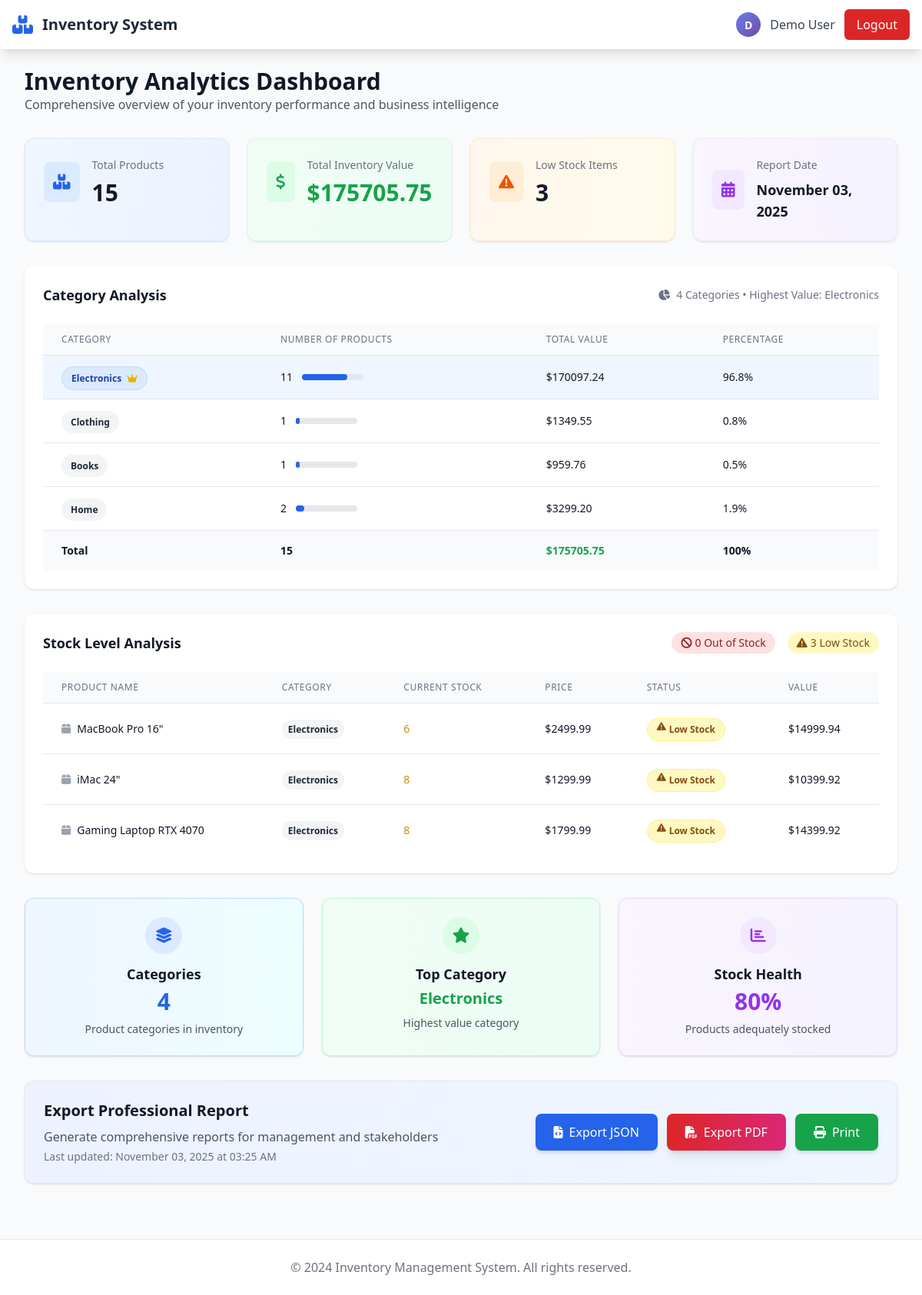
Page /report (signed in) on the earlier database version.
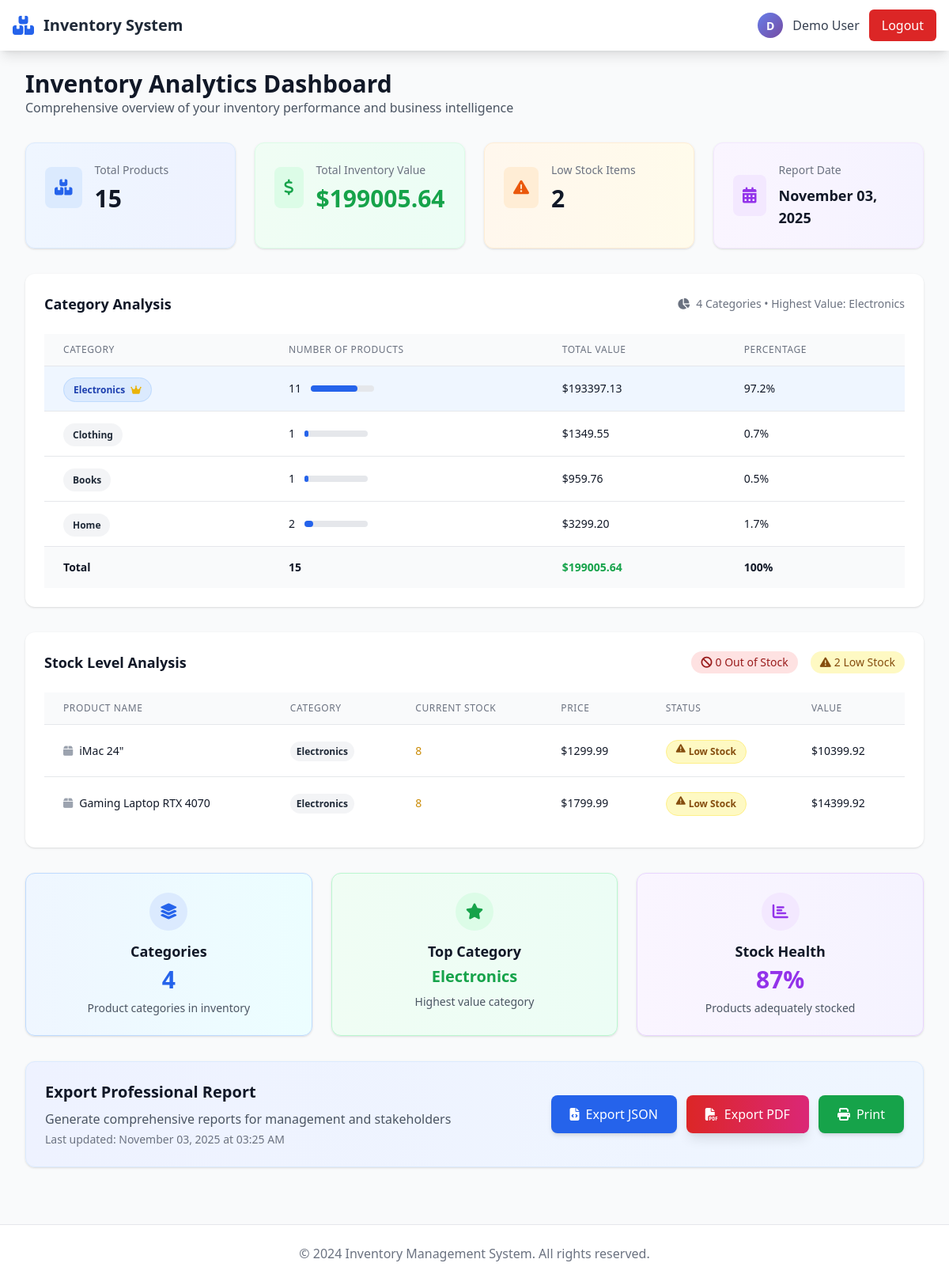
Same page on the later database version.
### app.py (models this page shows)
class Product(db.Model):
    __tablename__ = 'products'
    id = db.Column(db.Integer, primary_key=True)
    name = db.Column(db.String(100), nullable=False)
    category = db.Column(db.String(50), nullable=False)
    price = db.Column(db.Float, nullable=False)
    quantity = db.Column(db.Integer, nullable=False)
    description = db.Column(db.Text)
    created_at = db.Column(db.DateTime, default=datetime.utcnow)
    updated_at = db.Column(db.DateTime, default=datetime.utcnow, onupdate=datetime.utcnow)

### app.py (the view)
@app.route('/report')
def report():
    if 'user_id' not in session:
        return redirect(url_for('login'))
    products = Product.query.all()
    total_count = len(products)
    total_value = sum(p.price * p.quantity for p in products)
    categories = {}
    for p in products:
        if p.category not in categories:
            categories[p.category] = {'count': 0, 'value': 0}
        categories[p.category]['count'] += 1
        categories[p.category]['value'] += p.price * p.quantity
    low_stock_items = Product.query.filter(Product.quantity < 10).all()
    low_stock_items_dict = []
    for item in low_stock_items:
        low_stock_items_dict.append({
            'id': item.id,
            'name': item.name,
            'category': item.category,
            'price': float(item.price),
            'quantity': item.quantity,
            'description': item.description
        })
    highest_value_category = ['', {'value': 0}]
    if categories:
        highest_value_category = max(categories.items(), key=lambda x: x[1]['value'])
    category_stats = {
        'count': len(categories),
        'highest_value': {
            'name': highest_value_category[0],
            'value': highest_value_category[1]['value']
        },
        'total_value': total_value
    }
    low_stock_stats = {
        'total': len(low_stock_items),
        'out_of_stock': len([p for p in low_stock_items if p.quantity == 0]),
        'low_stock': len([p for p in low_stock_items if p.quantity > 0 and p.quantity < 10])
    }
    return render_template(
        'report.html',
        total_count=total_count,
        total_value=total_value,
        categories=categories,
        low_stock_items=low_stock_items,
        low_stock_items_dict=low_stock_items_dict,
        now=datetime.now(),
        category_stats=category_stats,
        low_stock_stats=low_stock_stats,
        highest_value_category=highest_value_category
    )

### templates/report.html (shortened to what the changed rows need)
{% extends "base.html" %}
{% block content %}
<div class="space-y-8" id="report-content">
    <div class="mb-8">
        <h1 class="text-3xl font-bold text-gray-900">Inventory Analytics Dashboard</h1>
    </div>
    <div class="grid grid-cols-1 md:grid-cols-4 gap-6">
        <div class="bg-gradient-to-r from-green-50 to-emerald-50 p-6 rounded-xl shadow border border-green-100">
            <div class="flex items-center">
                <div>
                    <h3 class="text-sm text-gray-500 mb-2">Total Inventory Value</h3>
                    <p class="text-3xl font-bold text-green-600">${{ "%.2f"|format(total_value) }}</p>
                </div>
            </div>
        </div>
        <div class="bg-gradient-to-r from-orange-50 to-amber-50 p-6 rounded-xl shadow border border-orange-100">
            <div class="flex items-center">
                <div>
                    <h3 class="text-sm text-gray-500 mb-2">Low Stock Items</h3>
                    <p class="text-3xl font-bold text-gray-900">{{ low_stock_stats.total }}</p>
                </div>
            </div>
        </div>
    </div>
    <div class="bg-white rounded-xl shadow p-6">
        <div class="flex justify-between items-center mb-6">
            <h2 class="text-lg font-semibold text-gray-900">Category Analysis</h2>
            <div class="flex items-center text-sm text-gray-500">
                <i class="fas fa-chart-pie mr-2"></i>
                <span>{{ category_stats.count }} Categories • Highest Value: {{ highest_value_category[0] }}</span>
            </div>
        </div>
        <div class="overflow-x-auto">
            <table class="min-w-full divide-y divide-gray-200">
                <thead class="bg-gray-50">
                    <tr>
                        <th class="px-6 py-3 text-left text-xs font-medium text-gray-500 uppercase tracking-wider">Category</th>
                        <th class="px-6 py-3 text-left text-xs font-medium text-gray-500 uppercase tracking-wider">Number of Products</th>
                        <th class="px-6 py-3 text-left text-xs font-medium text-gray-500 uppercase tracking-wider">Total Value</th>
                        <th class="px-6 py-3 text-left text-xs font-medium text-gray-500 uppercase tracking-wider">Percentage</th>
                    </tr>
                </thead>
                <tbody class="bg-white divide-y divide-gray-200">
                    {% for category, data in categories.items() %}
                    <tr class="hover:bg-gray-50 transition-colors {% if category == highest_value_category[0] %}bg-blue-50{% endif %}">
                        <td class="px-6 py-4 whitespace-nowrap">
                            <span class="px-3 py-1.5 text-xs font-semibold rounded-full
                                {% if category == highest_value_category[0] %}bg-blue-100 text-blue-800 border border-blue-200
                                {% else %}bg-gray-100 text-gray-800{% endif %}">
                                {{ category or 'Uncategorized' }}
                                {% if category == highest_value_category[0] %}
                                <i class="fas fa-crown ml-1 text-yellow-500"></i>
                                {% endif %}
                            </span>
                        </td>
                        <td class="px-6 py-4 whitespace-nowrap text-sm text-gray-900">
                            <div class="flex items-center">
                                <span class="mr-3 font-medium">{{ data.count }}</span>
                                <div class="w-20 bg-gray-200 rounded-full h-2">
                                    <div class="bg-blue-600 h-2 rounded-full" style="width: {{ (data.count / total_count * 100) if total_count > 0 else 0 }}%"></div>
                                </div>
                            </div>
                        </td>
                        <td class="px-6 py-4 whitespace-nowrap text-sm font-medium text-gray-900">${{ "%.2f"|format(data.value) }}</td>
                        <td class="px-6 py-4 whitespace-nowrap text-sm text-gray-900">
                            {{ "%.1f"|format((data.value / total_value * 100) if total_value > 0 else 0) }}%
                        </td>
                    </tr>
                    {% endfor %}
                </tbody>
                <tfoot class="bg-gray-50">
                    <tr>
                        <td class="px-6 py-4 whitespace-nowrap text-sm font-semibold text-gray-900">Total</td>
                        <td class="px-6 py-4 whitespace-nowrap text-sm font-semibold text-gray-900">{{ total_count }}</td>
                        <td class="px-6 py-4 whitespace-nowrap text-sm font-semibold text-green-600">${{ "%.2f"|format(total_value) }}</td>
                        <td class="px-6 py-4 whitespace-nowrap text-sm font-semibold text-gray-900">100%</td>
                    </tr>
                </tfoot>
            </table>
        </div>
    </div>
    <div class="bg-white rounded-xl shadow p-6">
        <div class="flex justify-between items-center mb-6">
            <h2 class="text-lg font-semibold text-gray-900">Stock Level Analysis</h2>
            {% if low_stock_items %}
            <div class="flex items-center space-x-4 text-sm">
                <span class="bg-red-100 text-red-800 px-3 py-1 rounded-full">
                    <i class="fas fa-ban mr-1"></i>{{ low_stock_stats.out_of_stock }} Out of Stock
                </span>
                <span class="bg-yellow-100 text-yellow-800 px-3 py-1 rounded-full">
                    <i class="fas fa-exclamation-triangle mr-1"></i>{{ low_stock_stats.low_stock }} Low Stock
                </span>
            </div>
            {% endif %}
        </div>
        {% if low_stock_items %}
        <div class="overflow-x-auto">
            <table class="min-w-full divide-y divide-gray-200">
                <thead class="bg-gray-50">
                    <tr>
                        <th class="px-6 py-3 text-left text-xs font-medium text-gray-500 uppercase tracking-wider">Product Name</th>
                        <th class="px-6 py-3 text-left text-xs font-medium text-gray-500 uppercase tracking-wider">Category</th>
                        <th class="px-6 py-3 text-left text-xs font-medium text-gray-500 uppercase tracking-wider">Current Stock</th>
                        <th class="px-6 py-3 text-left text-xs font-medium text-gray-500 uppercase tracking-wider">Price</th>
                        <th class="px-6 py-3 text-left text-xs font-medium text-gray-500 uppercase tracking-wider">Status</th>
                        <th class="px-6 py-3 text-left text-xs font-medium text-gray-500 uppercase tracking-wider">Value</th>
                    </tr>
                </thead>
                <tbody class="bg-white divide-y divide-gray-200">
                    {% for product in low_stock_items %}
                    <tr class="hover:bg-red-50 transition-colors {% if product.quantity == 0 %}bg-red-50{% endif %}">
                        <td class="px-6 py-4 whitespace-nowrap text-sm font-medium text-gray-900">
                            <div class="flex items-center">
                                <i class="fas fa-box mr-2 text-gray-400"></i>
                                {{ product.name }}
                            </div>
                        </td>
                        <td class="px-6 py-4 whitespace-nowrap text-sm text-gray-900">
                            <span class="px-2 py-1 text-xs font-semibold rounded-full bg-gray-100 text-gray-800">
                                {{ product.category or 'General' }}
                            </span>
                        </td>
                        <td class="px-6 py-4 whitespace-nowrap text-sm text-gray-900">
                            <div class="flex items-center">
                                <span class="mr-2 font-medium {% if product.quantity == 0 %}text-red-600{% else %}text-yellow-600{% endif %}">
                                    {{ product.quantity }}
                                </span>
                            </div>
                        </td>
                        <td class="px-6 py-4 whitespace-nowrap text-sm text-gray-900">${{ "%.2f"|format(product.price) }}</td>
                        <td class="px-6 py-4 whitespace-nowrap">
                            {% if product.quantity == 0 %}
                            <span class="px-3 py-1 inline-flex text-xs leading-5 font-semibold rounded-full bg-red-100 text-red-800 border border-red-200">
                                <i class="fas fa-ban mr-1"></i> Out of Stock
                            </span>
                            {% else %}
                            <span class="px-3 py-1 inline-flex text-xs leading-5 font-semibold rounded-full bg-yellow-100 text-yellow-800 border border-yellow-200">
                                <i class="fas fa-exclamation-triangle mr-1"></i> Low Stock
                            </span>
                            {% endif %}
                        </td>
                        <td class="px-6 py-4 whitespace-nowrap text-sm font-medium text-gray-900">
                            ${{ "%.2f"|format(product.price * product.quantity) }}
                        </td>
                    </tr>
                    {% endfor %}
                </tbody>
            </table>
        </div>
        {% endif %}
    </div>
    <div class="grid grid-cols-1 md:grid-cols-3 gap-6">
        <div class="bg-gradient-to-r from-green-50 to-emerald-50 p-6 rounded-xl shadow border border-green-200">
            <div class="text-center">
                <div class="mx-auto flex items-center justify-center h-12 w-12 rounded-full bg-green-100 mb-3">
                    <i class="fas fa-star text-green-600 text-xl"></i>
                </div>
                <h3 class="text-lg font-semibold text-gray-900 mb-1">Top Category</h3>
                <p class="text-xl font-bold text-green-600 truncate">{{ highest_value_category[0] or 'N/A' }}</p>
                <p class="text-sm text-gray-600 mt-2">Highest value category</p>
            </div>
        </div>
        <div class="bg-gradient-to-r from-purple-50 to-violet-50 p-6 rounded-xl shadow border border-purple-200">
            <div class="text-center">
                <div class="mx-auto flex items-center justify-center h-12 w-12 rounded-full bg-purple-100 mb-3">
                    <i class="fas fa-chart-bar text-purple-600 text-xl"></i>
                </div>
                <h3 class="text-lg font-semibold text-gray-900 mb-1">Stock Health</h3>
                <p class="text-3xl font-bold text-purple-600">
                    {{ "%.0f"|format(((total_count - low_stock_stats.total) / total_count * 100) if total_count > 0 else 100) }}%
                </p>
                <p class="text-sm text-gray-600 mt-2">Products adequately stocked</p>
            </div>
        </div>
    </div>
</div>
<div class="bg-gradient-to-r from-indigo-50 to-blue-50 rounded-xl shadow p-6 border border-blue-100 mt-8">
    <div class="flex flex-col lg:flex-row items-center justify-between">
        <div class="mb-4 lg:mb-0 text-center lg:text-left">
            <h2 class="text-xl font-bold text-gray-900 mb-2">Export Professional Report</h2>
        </div>
    </div>
</div>
{% endblock %}

Differences in the rows shown:
no longer on one of the page's lists (row edited): Product: name "MacBook Pro 16\"", category "Electronics", quantity "6", price "2499.99", product.price*product.quantity "14999.94"
changed Product (number 1 of 6 on the later page): value "170097.24" → "193397.13"; value "96.8" → "97.2"
changed Product "Clothing": value "0.8" → "0.7"
changed Product "Home": value "1.9" → "1.7"
Other differences:
{{ "%.2f"|format(total_value) }}: "175705.75" → "199005.64"
{{ low_stock_stats.total }}: "3" → "2"
{{ low_stock_stats.low_stock }}: "3" → "2"
text no longer shown: "80"
text now shown: "87"
